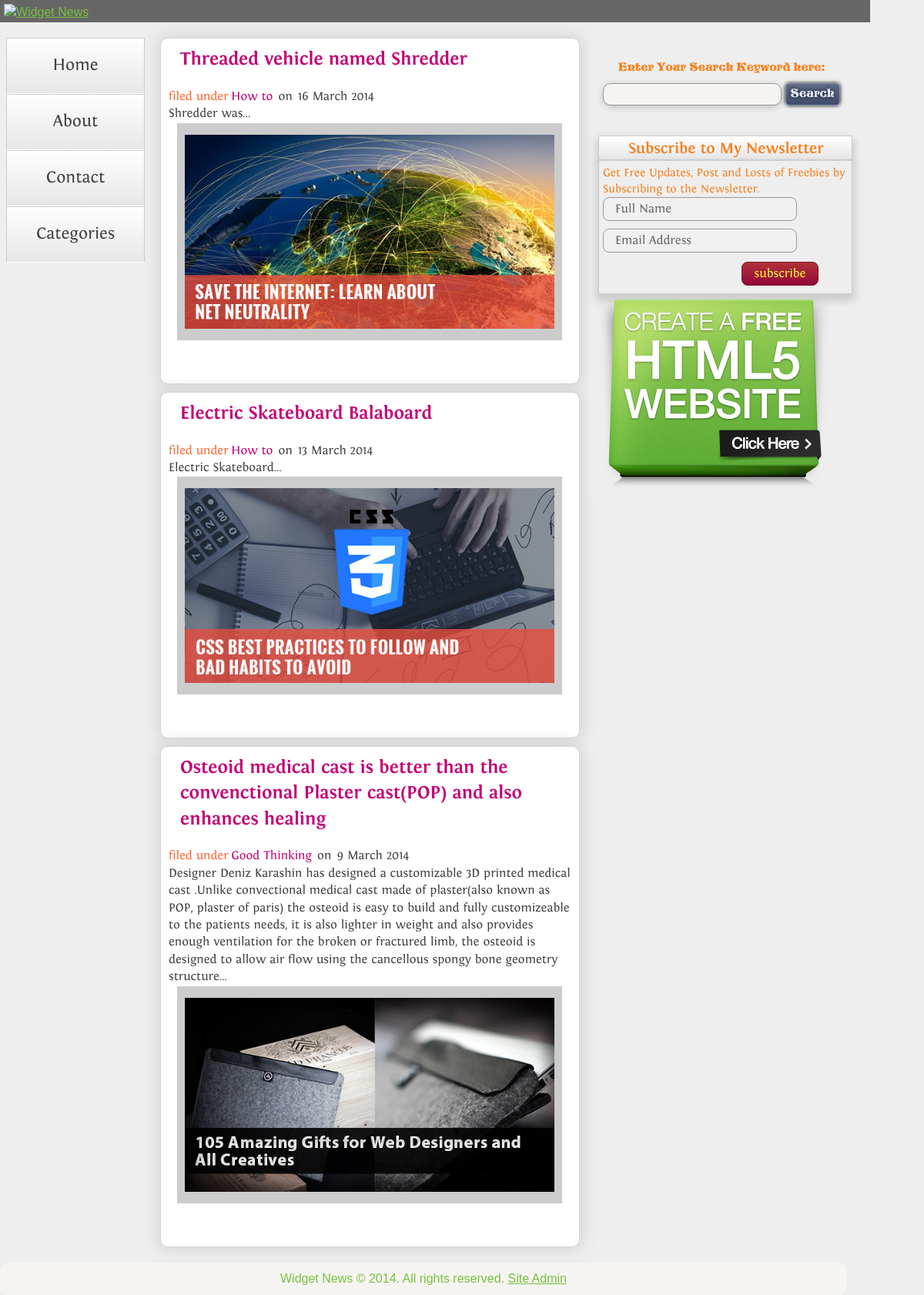
The page / on the database its author committed.
### tables this page shows
CREATE TABLE `navigation` (
  `id` int(11) NOT NULL auto_increment,
  `menuName` varchar(30) NOT NULL,
  `position` int(5) NOT NULL,
  `visible` int(1) NOT NULL,
  `heading` varchar(250) NOT NULL,
  `content` text NOT NULL,
  PRIMARY KEY  (`id`)
);

CREATE TABLE `articles` (
  `id` smallint(5) unsigned NOT NULL auto_increment,
  `publicationDate` date NOT NULL,
  `categoryId` smallint(5) unsigned NOT NULL,
  `title` varchar(225) NOT NULL,
  `summary` text NOT NULL,
  `content` mediumtext NOT NULL,
  `articleImage` varchar(255) NOT NULL,
  PRIMARY KEY  (`id`)
);

CREATE TABLE `categories` (
  `id` smallint(5) unsigned NOT NULL auto_increment,
  `name` varchar(225) NOT NULL,
  `description` text NOT NULL,
  PRIMARY KEY  (`id`)
);

### classes/Functions.php (called while the page is built, shortened)
<?php
function get_all_nav()
{        global $connection;
     $query = "SELECT *
	           FROM navigation
			   ORDER BY position ASC";
	$subject_set = mysql_query($query,$connection);
	return $subject_set;
}
function getList( $numRows=1000000, $categoryId=null ) {
    global $connection;
	$categoryClause = $categoryId ? "WHERE categoryId = $categoryId" : "";
    $query = "SELECT articles.id,articles.publicationDate,articles.categoryId,
	          articles.title,articles.summary,articles.content,articles.articleImage,
			  categories.name,
			  UNIX_TIMESTAMP(publicationDate) AS publicationDate
	          FROM articles
			  INNER JOIN categories
			   ON articles.categoryId = categories.id
			  $categoryClause
              ORDER BY publicationDate DESC LIMIT $numRows";
 	$article_set = mysql_query($query,$connection);
		return $article_set;
    }
 function imageSrc( $size=IMG_TYPE_FULLSIZE ) {
    return ( ARTICLE_IMAGE_PATH . "/$size/");
  }
?>

### templates/homepage.php (the view)
<?php include "include/header.php" ?>
<ul class="nav">
 <?php
$menu_ok = get_all_nav();
while($nav = mysql_fetch_array($menu_ok)){
echo"<a href=\".?action=navmenu&amp;subjid=".urlencode($nav['id'])."\"><li>".htmlspecialchars( $nav['menuName'] )."</li></a>";
}
?>
 </ul>
</div>
      <div class="content">
<?php
$article_ok = getList( HOMEPAGE_NUM_ARTICLES );
while($article = mysql_fetch_array($article_ok)){
            echo "<div class=\"clayer\">";
			echo "<h2 class=\"story\">
			<a href=\".?action=viewarticle&amp;articleid=".urlencode($article['id'])."\">".htmlspecialchars($article['title'])."</a></h2>";
            echo "<span style=\"color:#F63\"> filed under&nbsp;<a href=\".?action=archive&amp;categoryid=".urlencode($article['categoryId'])."\">"
		   .htmlspecialchars($article['name'] )."</a>&nbsp;&nbsp;</span>";
		   echo "<span class=\"pubDate\">on&nbsp;&nbsp;".date('j F Y', $article['publicationDate'])."</span>";
			echo "<br />";
			echo htmlspecialchars($article['summary'])."...";
			echo "<br />";
			$imagepath = imageSrc().$article['articleImage'];
			echo "<a href=\".?action=viewarticle&amp;articleid=".urlencode($article['id'])."\"><img src=\"".$imagepath."\"></a>";
			echo "<p>&nbsp;</p>";
			echo "</div>";
}
 ?>
      </div>
<?php include "include/footer.php" ?>

### index.php (shortened to what this page needs)
<?php
$action = isset( $_GET['action'] ) ? $_GET['action'] : "";
switch ( $action ) {
  default:
    homepage();
}
function homepage() {
require( TEMPLATE_PATH . "/homepage.php" );
}
?>

### templates/include/header.php (shortened to what this page needs)
<!DOCTYPE html>
<html lang="en">
  <head>
    <link rel="stylesheet" type="text/css" href="css/index.css" />
    <link rel="stylesheet" type="text/css" href="css/signupstyle.css" />
  </head>
  <body>
    <div class="container">
       <div class="header">
        <span id="logo"><a href="."><img id="logo" src="images/logo.jpg" alt="Widget News" /></a></span>
        </div>
     <div class="sidebar1">

### templates/include/footer.php (shortened to what this page needs)
      <div class="sidebar2">
       <div class="box_right">
      <form role="search" method="post" id="searchform" action="<?php echo ".?action=search" ?>">
                    <label id="search"><b>Enter Your Search Keyword here:</b></label>
					<input name="searchkeyword" class="search_input" type="text">
					<input id="button1" value="Search" name="search" type="submit">
	  </form>
    </div>
    <p>&nbsp;</p>
    <div id="subscribe"><center><b>Subscribe to My Newsletter</b></center></div>
     <div id="subscribelayer">
     <form class="bl_form input" action="" method="post">
     Get Free Updates, Post and Losts of Freebies by Subscribing to the Newsletter.
    <input type="text" class="subscribeinput" value="Full Name" name="fullname" maxlength="200" />
    <input type="email" class="subscribeinput" value="Email Address" name="email" maxlength="100"/>
    <input type="submit" value="subscribe" id="subscribebut" name="subscribe" />
   </form>
   </div>
    <div class="ads">
    <img src="images/111134-1339689433.png">
    </div>
     </div>
      <div class="footer">
        <center>Widget News &copy; 2014. All rights reserved. <a href="admin.php">Site Admin</a></center>
      </div>
    </div>
  </body>
</html>

### rows shown on the page
navigation: menuName "Home"
navigation: menuName "About"
navigation: menuName "Contact"
navigation: menuName "Categories"
articles: title "Threaded vehicle named Shredder", categoryId.name "How to", publicationDate "16 March 2014", summary "Shredder was", articleImage (picture)
articles: title "Electric Skateboard Balaboard", categoryId.name "How to", publicationDate "13 March 2014", summary "Electric Skateboard", articleImage (picture)
articles: title "Osteoid medical cast is better than the convenctional Plaster cast(POP) and also enhances healing", categoryId.name "Good Thinking", publicationDate "9 March 2014", summary "Designer Deniz Karashin has designed a customizable 3D printed medical cast .Unlike convectional medical cast made of plaster(also known as POP, plaster of paris) the osteoid is easy to build and fully customizeable to the patients needs, it is also lighter in weight and also provides enough ventilation for the broken or fractured limb, the osteoid is designed to allow air flow using the cancellous spongy bone geometry structure", articleImage (picture)
